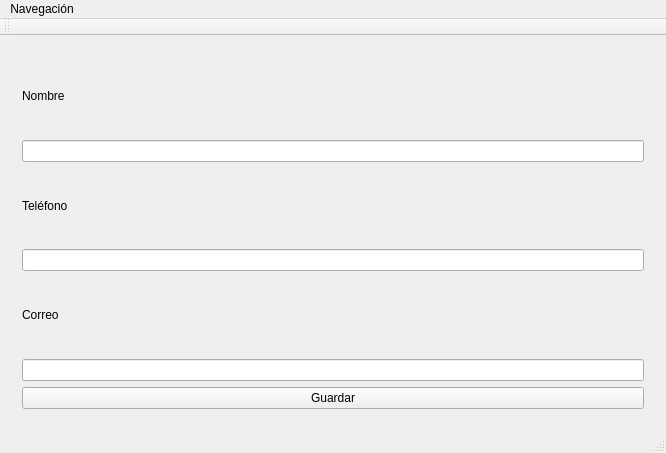
<?xml version="1.0" encoding="UTF-8"?>
<ui version="4.0">
 <class>Lab7Class</class>
 <widget class="QMainWindow" name="Lab7Class">
  <property name="geometry">
   <rect>
    <x>0</x>
    <y>0</y>
    <width>666</width>
    <height>453</height>
   </rect>
  </property>
  <property name="windowTitle">
   <string>Lab 7 — Contactos</string>
  </property>
  <widget class="QWidget" name="centralWidget">
   <layout class="QVBoxLayout" name="verticalLayout">
    <item>
     <widget class="QStackedWidget" name="stackedWidget">
      <property name="currentIndex">
       <number>0</number>
      </property>
      <widget class="QWidget" name="pageRegistrar">
       <layout class="QVBoxLayout" name="verticalLayout_2">
        <item>
         <widget class="QLabel" name="lblNombre">
          <property name="text">
           <string>Nombre</string>
          </property>
         </widget>
        </item>
        <item>
         <widget class="QLineEdit" name="txtNombre"/>
        </item>
        <item>
         <widget class="QLabel" name="lblTelefono">
          <property name="text">
           <string>Teléfono</string>
          </property>
         </widget>
        </item>
        <item>
         <widget class="QLineEdit" name="txtTelefono"/>
        </item>
        <item>
         <widget class="QLabel" name="lblCorreo">
          <property name="text">
           <string>Correo</string>
          </property>
         </widget>
        </item>
        <item>
         <widget class="QLineEdit" name="txtCorreo"/>
        </item>
        <item>
         <widget class="QPushButton" name="btnGuardar">
          <property name="text">
           <string>Guardar</string>
          </property>
         </widget>
        </item>
       </layout>
      </widget>
      <widget class="QWidget" name="pageHistorial"/>
     </widget>
    </item>
   </layout>
  </widget>
  <widget class="QMenuBar" name="menuBar">
   <property name="geometry">
    <rect>
     <x>0</x>
     <y>0</y>
     <width>666</width>
     <height>21</height>
    </rect>
   </property>
   <widget class="QMenu" name="menuNavegaci_n">
    <property name="title">
     <string>Navegación</string>
    </property>
    <addaction name="separator"/>
    <addaction name="actionRegistrar"/>
    <addaction name="separator"/>
    <addaction name="actionHistorial"/>
    <addaction name="separator"/>
    <addaction name="actionEditar"/>
    <addaction name="separator"/>
    <addaction name="actionEliminar"/>
   </widget>
   <addaction name="menuNavegaci_n"/>
  </widget>
  <widget class="QToolBar" name="mainToolBar">
   <attribute name="toolBarArea">
    <enum>TopToolBarArea</enum>
   </attribute>
   <attribute name="toolBarBreak">
    <bool>false</bool>
   </attribute>
  </widget>
  <widget class="QStatusBar" name="statusBar"/>
  <action name="actionRegistrar">
   <property name="text">
    <string>Registrar</string>
   </property>
  </action>
  <action name="actionHistorial">
   <property name="text">
    <string>Historial</string>
   </property>
  </action>
  <action name="actionEditar">
   <property name="text">
    <string>Editar</string>
   </property>
  </action>
  <action name="actionEliminar">
   <property name="text">
    <string>Eliminar</string>
   </property>
  </action>
 </widget>
 <layoutdefault spacing="6" margin="11"/>
 <resources>
  <include location="Lab7.qrc"/>
 </resources>
 <connections/>
</ui>
